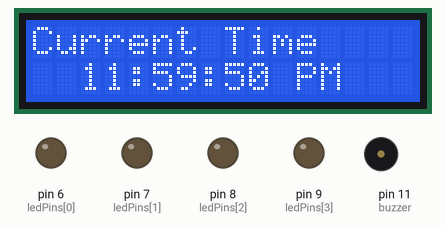
This sketch was run on a simulated Arduino Uno, built with avr-gcc and run on an emulated ATmega328P. Parts: 16×2 character LCD, output pins drawn as LEDs (lit = HIGH), buzzer (waves = sounding).

Above: at 0.1 s.
At 10.4 s:
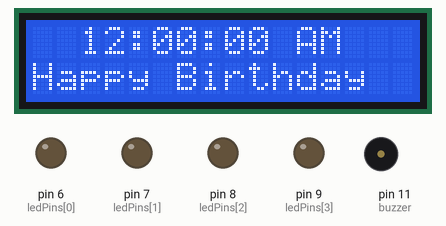
At 12.4 s:
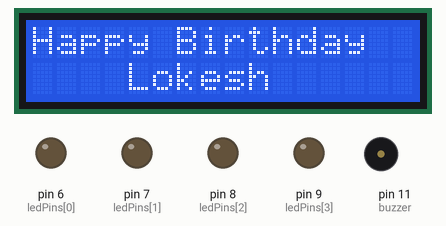
At 14.9 s:
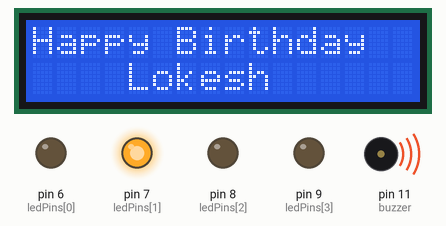
At 19.1 s:
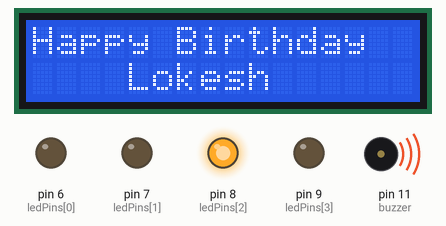
At 25.3 s:
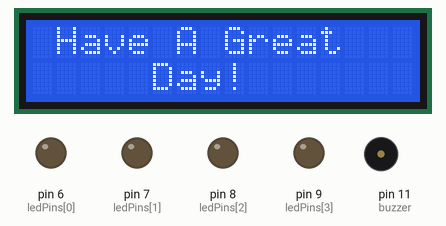
Timing chart, 0 to 26.8 s (numbered marks = the images above):
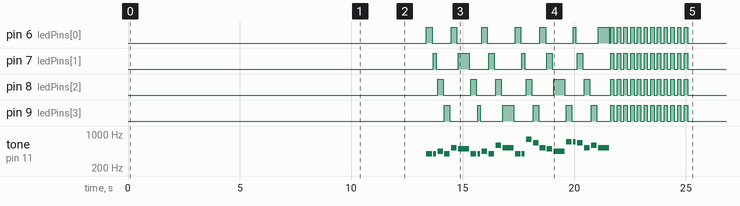

The sketch:

OS.ino
```cpp
#include <Wire.h>
#include <LiquidCrystal_I2C.h>

LiquidCrystal_I2C lcd(0x27,16,2);

// Pins
const int buzzer = 11;
const int ledPins[] = {6,7,8,9};

// Happy Birthday Melody
int melody[]={
392,392,440,392,523,494,
392,392,440,392,587,523,
392,392,784,659,523,494,440,
698,698,659,523,587,523
};

int noteDurations[]={
4,8,4,4,4,2,
4,8,4,4,4,2,
4,8,4,4,4,4,2,
4,8,4,4,4,2
};

void setup()
{
  lcd.init();
  lcd.backlight();

  pinMode(buzzer,OUTPUT);

  for(int i=0;i<4;i++)
    pinMode(ledPins[i],OUTPUT);
}

void loop()
{
  // Simulated Time
  int hr=11;
  int min=59;
  int sec=50;

  while(true)
  {
    lcd.clear();

    lcd.setCursor(0,0);
    lcd.print("Current Time");

    lcd.setCursor(2,1);

    if(hr<10) lcd.print("0");
    lcd.print(hr);
    lcd.print(":");

    if(min<10) lcd.print("0");
    lcd.print(min);
    lcd.print(":");

    if(sec<10) lcd.print("0");
    lcd.print(sec);

    if(hr==11)
      lcd.print(" PM");
    else
      lcd.print(" AM");

    delay(1000);

    sec++;

    if(sec>=60)
    {
      sec=0;
      min++;
    }

    if(min>=60)
    {
      min=0;
      hr=12;
    }

    if(hr==12 && min==0 && sec==0)
      break;
  }

  // Midnight
  lcd.clear();
  lcd.setCursor(2,0);
  lcd.print("12:00:00 AM");

  lcd.setCursor(0,1);
  lcd.print("Happy Birthday");

  delay(2000);

  lcd.clear();
  lcd.setCursor(0,0);
  lcd.print("Happy Birthday");
  lcd.setCursor(4,1);
  lcd.print("Lokesh");

  delay(1000);

  // Melody + LEDs
  for(int i=0;i<25;i++)
  {
    int noteTime=1000/noteDurations[i];

    tone(buzzer,melody[i],noteTime);

    for(int j=0;j<4;j++)
      digitalWrite(ledPins[j],LOW);

    digitalWrite(ledPins[i%4],HIGH);

    delay(noteTime);

    noTone(buzzer);

    digitalWrite(ledPins[i%4],LOW);

    delay(60);
  }

  // Celebration Flash
  for(int k=0;k<12;k++)
  {
    for(int i=0;i<4;i++)
      digitalWrite(ledPins[i],HIGH);

    delay(150);

    for(int i=0;i<4;i++)
      digitalWrite(ledPins[i],LOW);

    delay(150);
  }

  lcd.clear();
  lcd.setCursor(1,0);
  lcd.print("Have A Great");

  lcd.setCursor(5,1);
  lcd.print("Day!");

  delay(5000);
}
```

Measured:
- by itself, pin 6 (ledPins[0]): LOW → HIGH at 13.4 s, → LOW 0.25 s later, → HIGH 0.87 s later, → LOW 0.25 s later, … (38 changes in this stretch)
- by itself, pin 7 (ledPins[1]): LOW → HIGH at 13.7 s, → LOW 0.13 s later, → HIGH 0.99 s later, → LOW 0.50 s later, … (36 changes in this stretch)
- by itself, pin 8 (ledPins[2]): LOW → HIGH at 13.9 s, → LOW 0.25 s later, → HIGH 1.2 s later, → LOW 0.25 s later, … (36 changes in this stretch)
- by itself, pin 9 (ledPins[3]): LOW → HIGH at 14.2 s, → LOW 0.25 s later, → HIGH 1.2 s later, → LOW 0.13 s later, … (36 changes in this stretch)
- by itself, tone on pin 11 (buzzer): plays 392 Hz for 0.25 s, 392 Hz for 0.13 s, 440 Hz for 0.25 s, 392 Hz for 0.25 s, 523 Hz for 0.25 s, 494 Hz for 0.50 s … (25 notes in this stretch)
- what the display in image 1 shows lasts 2.0 s, from 10.4 s to 12.4 s
